Frame 1 (no input): blank canvas, image omitted
Frame 60 (no input): blank canvas, image omitted
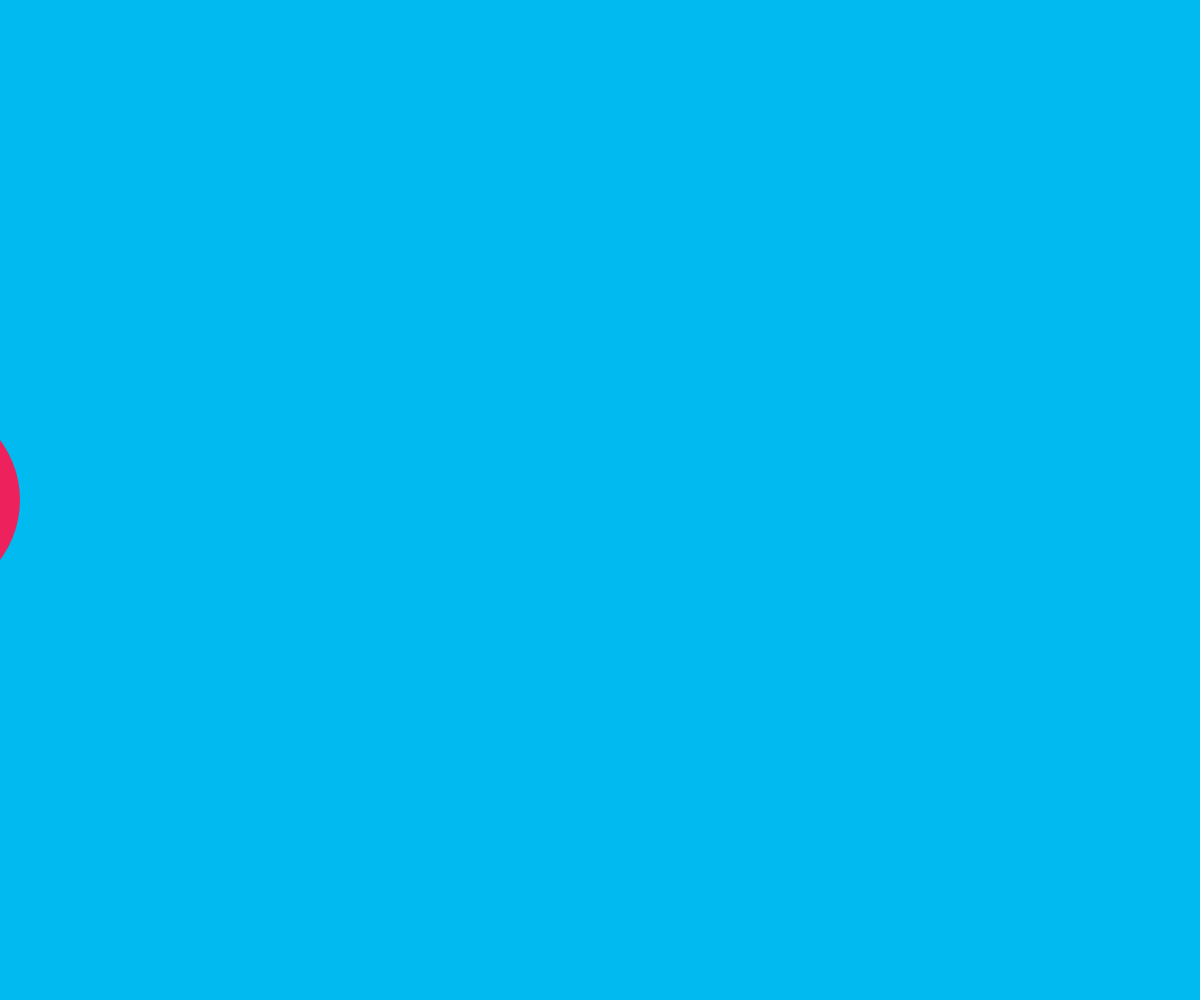
Frame 120 (the mouse pressed at the canvas centre since frame 60)

The p5.js sketch whose frames 1 and 60 were blank and that drew this single picture after the mouse press (run headless with seeded random() and noise() and a simulated clock; from frame 60 on, the mouse is pressed at the canvas centre):

// p5.js sketch
// ── sketch.js
const canvasWidth = window.innerWidth
const canvasHeight = window.innerHeight
let speed = 0;

function setup() {
  createCanvas(canvasWidth, canvasHeight);
  rectMode(CENTER)
}

function draw() {
  background(1, 186, 240);
  speed++;

  const x = -200  + speed;
  const y = canvasHeight/2;

  // circle 1
  fill(237, 34, 93);
  noStroke();
  ellipse(x, y, 200, 200)

  // rectangle 1
  fill(255)
  rect(x, y, 150, 30)

  const x2 = -400  + (speed * 2);

  // circle 2
  fill(37, 134, 93);
  noStroke();
  ellipse(x2, y, 200, 200)

  // rectangle 2
  fill(255)
  rect(x2, y, 150, 30)

  const x3 = -800  + (speed * 3);

    // circle 3
    fill(120, 64, 93);
    noStroke();
    ellipse(x3, y, 200, 200)
  
    // rectangle 3
    fill(255)
    rect(x3, y, 150, 30)
}

// ── style.css
html, body {
  margin: 0;
  padding: 0;
}

canvas {
  display: block;
}

p{
  text-shadow: 0 1px 12px #e8e8e8b3;
  text-align: center;
}


input[type="range"] {
  -webkit-appearance: none;
  margin-right: 15px;
  height: 7px;
  background: rgba(255, 255, 255, 0.6);
  border-radius: 5px;
  background: linear-gradient(#e9e2df5c 40%, #cb4740c7);
  background-repeat: no-repeat;
  box-shadow: 0 2px 15px -2px #e8e8e8b3;
  transition: all 3s ease-in-out;
}

input[type="range"]::-webkit-slider-thumb {
  -webkit-appearance: none;
  height: 20px;
  width: 20px;
  border-radius: 50%;
  background: #ffffff;
  background: radial-gradient(#898686 90%, #2f2f2e 5%);
  cursor: ew-resize;
  box-shadow: 0 0 2px 0 #555;
}

input[type="range"]::-webkit-slider-thumb:active {
  background: radial-gradient(#cb504092 50%, #898686 10%);
}

input[type=range]::-webkit-slider-runnable-track  {
  -webkit-appearance: none;
  box-shadow: none;
  border: none;
  background: transparent;
}
